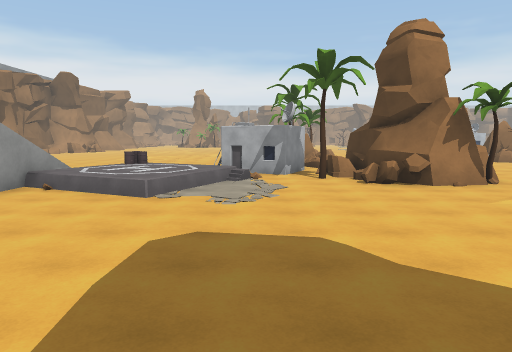
[1] (above)

24 first-person views from a walk through a Unity game level. The camera is 1.2 m above the floor, tilts 6° down and sees 70° across. The floor is counted in squares, 2 m on a side. Each view is taken from the middle of a square. On the plan, view 1 faces up. The plan holds only what a view shows up to about 10 squares ahead; the rest is blank. The place goes on beyond the plan. Some animated figures are not drawn. Surface patterns are stand-ins for the level's own textures.

[2]
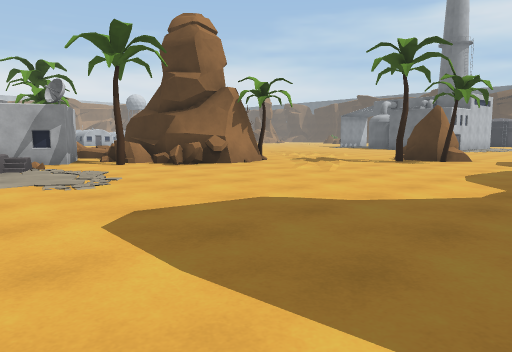

[3]
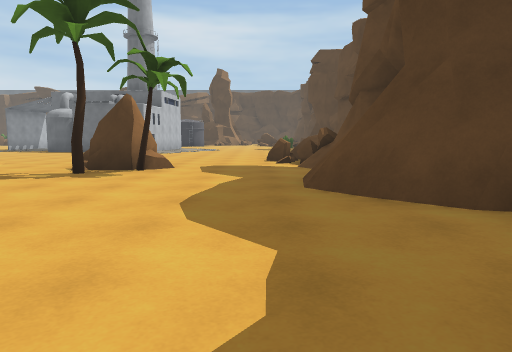

[4]
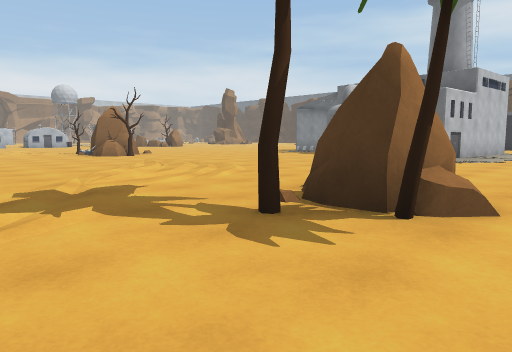

[5]
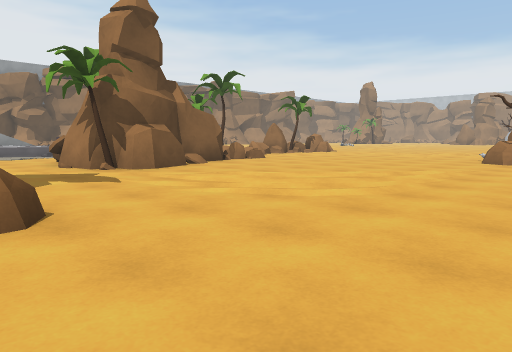

[6]
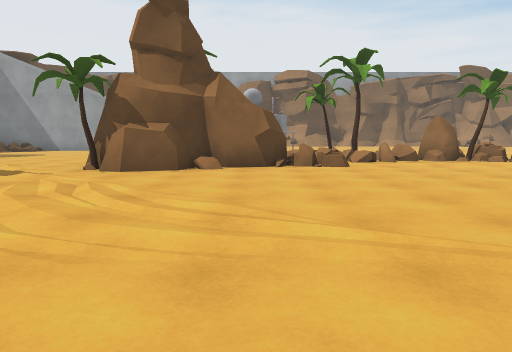

[7]
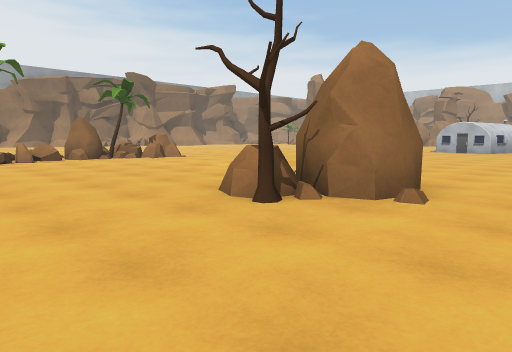

[8]
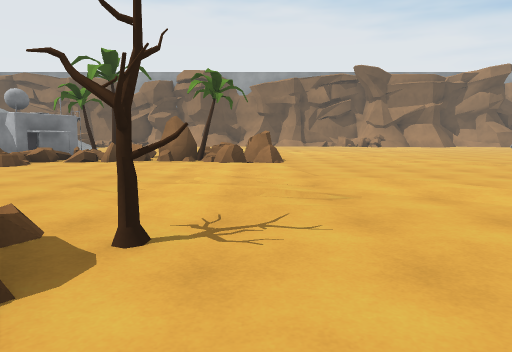

[9]
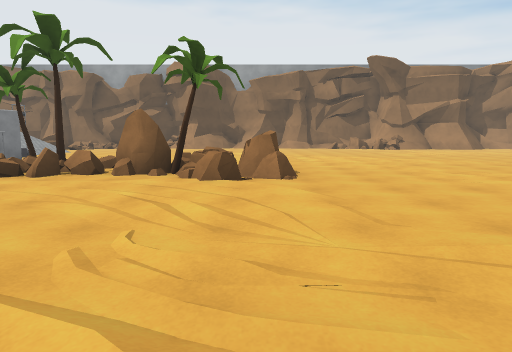

[10]
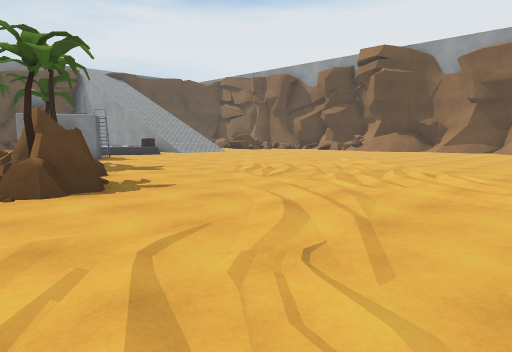

[11]
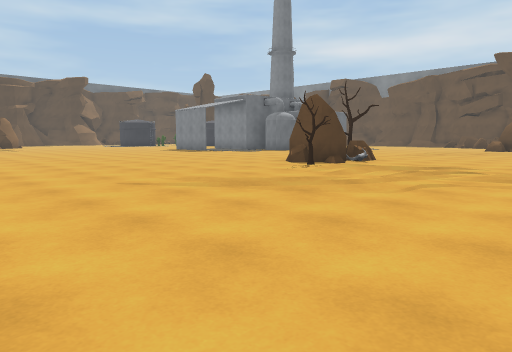

[12]
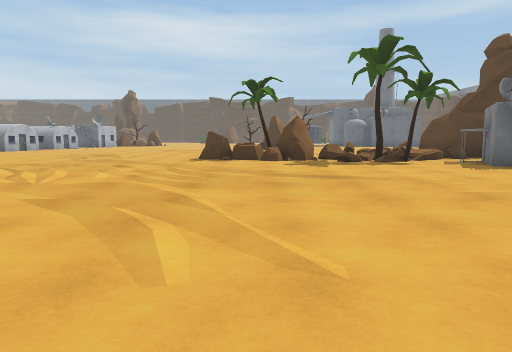

[13]
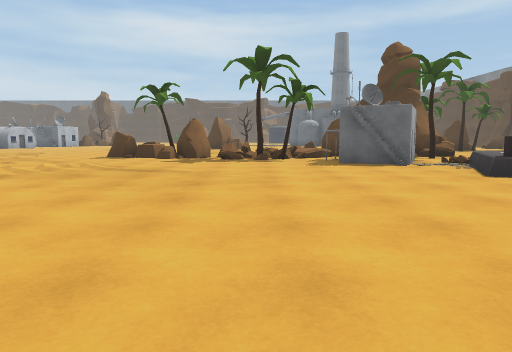

[14]
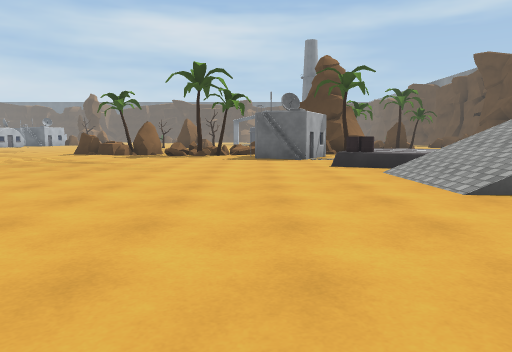

[15]
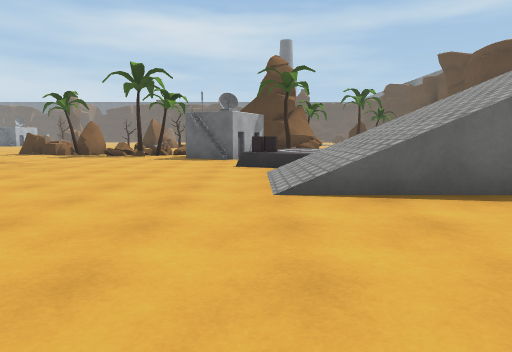

[16]
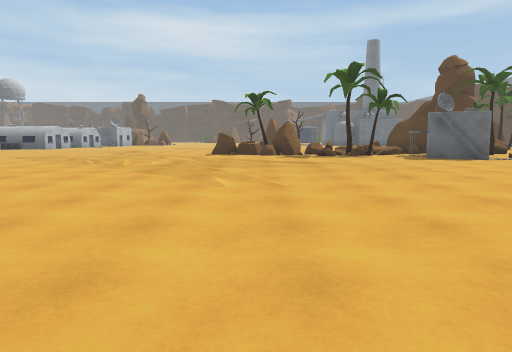

[17]
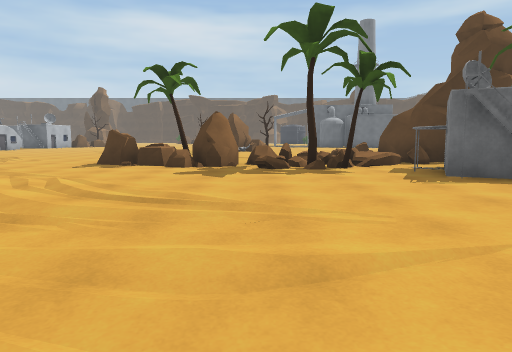

[18]
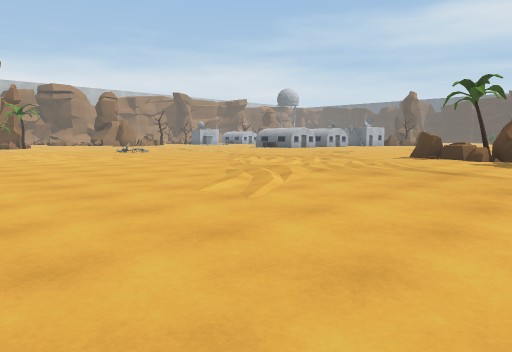

[19]
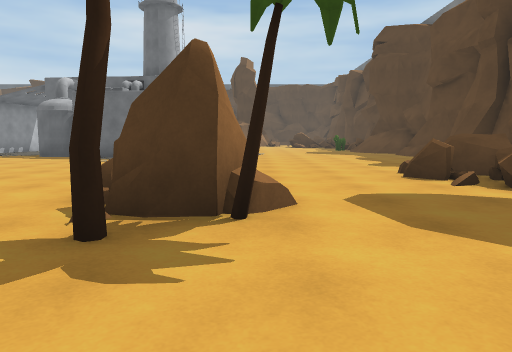

[20]
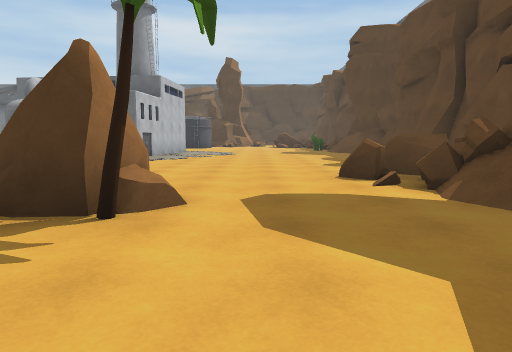

[21]
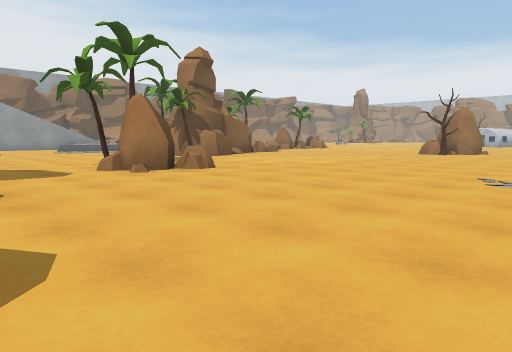

[22]
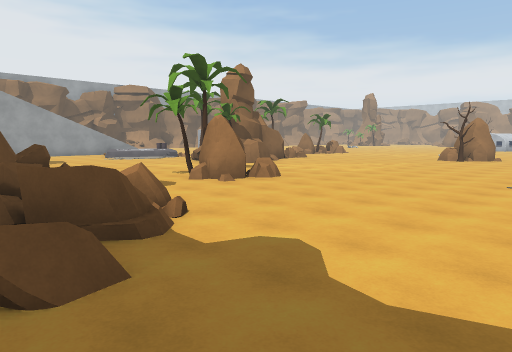

[23]
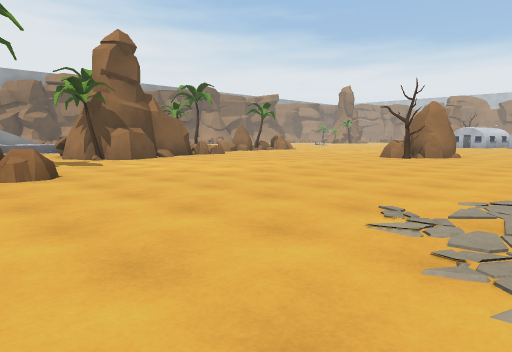

[24]
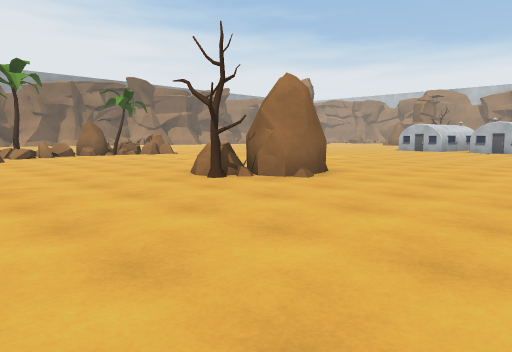

### Floor plan
Key: @ floor where view 1 was taken; # wall or solid block; x gap in a wall; . main floor; : floor 0.25 m higher than the main floor; + floor 0.5 m higher than the main floor; / step, stairs or slope; = window, fence, low wall or low ledge; ^ raised ledge; v drop or lower ground; B building; T tree; R rock.
Columns run from 11 left of view 1 to 15 right of it. Each row starts with its distance up from view 1.
 24     ../    .... ....
 23     .........../.........
 22    ............/...........
 21    ........................
 20    ........................
 19   ........................
 18  ............RR..../......
 17 .............TR....//T....
 16  ............R/......RR...
 15   ...........x.......RT...
 14   ..........T==............
 13  ...........T==............
 12 ...........#B##R...........
 11  .........#BB=##...........
 10 ........#/###^##/..........
  9  ...///=#/+:.T###..........
  8   ..///v+++...##T.........
  7     ///==#=................
  6      //..=.................
  5        ...........TRR......
  4         ...........TR......
  3          ..................
  2          ..................
  1          ... /..##..=.==...
  0            @   ##v ###^=#..
 -1                        ###/
 -2                        ###

Positions as (right, up) in squares from view 1, and headings:
1: (0, 0), facing up
2: (-2, 1), facing up-right
3: (1, 2), facing right
4: (5, 3), facing up-right
5: (12, 5), facing up-left
6: (12, 11), facing left
7: (13, 12), facing up-left
8: (12, 18), facing left
9: (9, 18), facing left
10: (4, 23), facing down-left
11: (5, 24), facing down-right
12: (-8, 17), facing right
13: (-9, 14), facing right
14: (-11, 12), facing right
15: (-11, 10), facing right
16: (-11, 17), facing right
17: (-6, 15), facing right
18: (-9, 14), facing up-right
19: (5, 4), facing right
20: (5, 3), facing right
21: (15, 1), facing up-left
22: (15, -1), facing up-left
23: (15, 4), facing up-left
24: (15, 11), facing up-left
